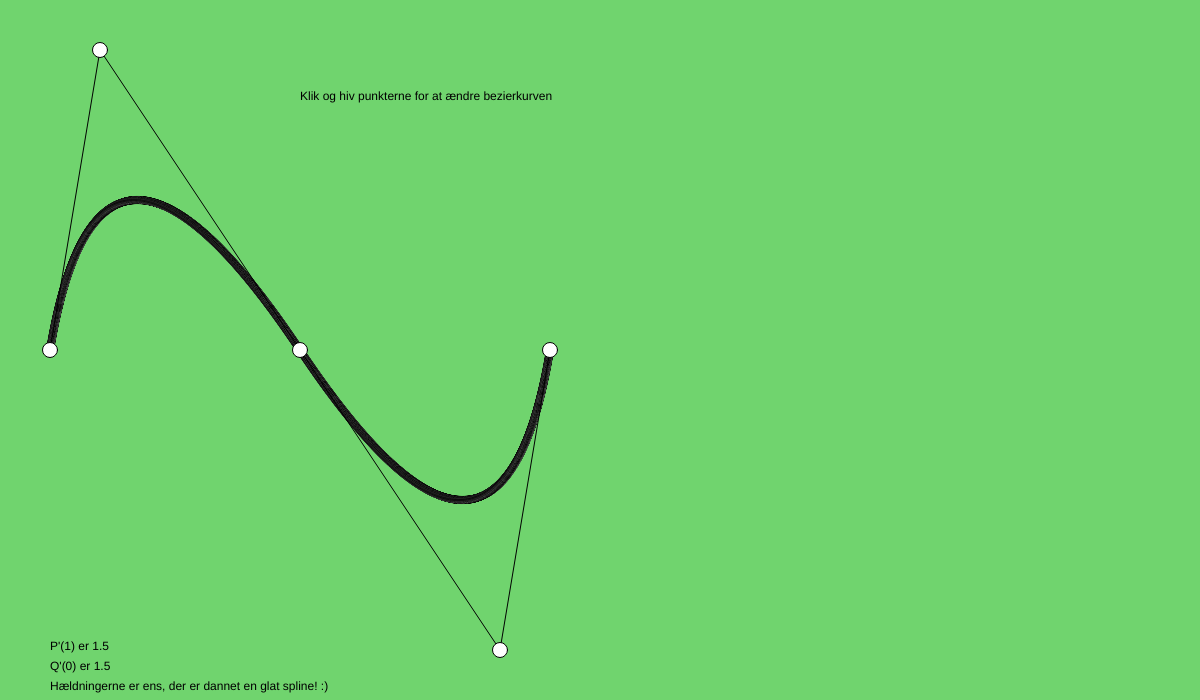
Frame 1 (no input)
Frame 60 (no input): identical to frame 1, image omitted
Frame 120 (the mouse pressed at the canvas centre since frame 60): identical to frame 1, image omitted

The p5.js sketch that drew this single still picture (run headless with seeded random() and noise() and a simulated clock; from frame 60 on, the mouse is pressed at the canvas centre):

// p5.js sketch
// ── sketch.js
//KODE FRA ANDERS
//MANGO??
let P0 = {x: 50, y: 350, relativX: undefined, relativY: undefined};
let P1 = {x: 100, y: 50, relativX: undefined, relativY: undefined};
let P2 = {x: 300, y: 350, relativX: undefined, relativY: undefined};
let P3 = {x: 500, y: 650, relativX: undefined, relativY: undefined};
let P4 = {x: 550, y: 350, relativX: undefined, relativY: undefined};
let A = {x: undefined, y: undefined};
let B = {x: undefined, y: undefined};

let C = {x: undefined, y: undefined};
let D = {x: undefined, y: undefined};
//let E = {x: undefined, y: undefined};
let Q = {x: undefined, y: undefined};
let P = {x: undefined, y: undefined};

let t=0
let pd=15

let bezierPoints = [P0,P1,P2,P3,P4]

function setup() {
  createCanvas(1200, 700);
} 

function draw() {
  background(220);
  movePoint()
  calcD()
  for(let t=0; t<1; t+=0.001){
    calcBezier(t);
    //calcD();
    drawBezier();
  }
  text("Klik og hiv punkterne for at ændre bezierkurven",300,100)
  supportLines()
  drawPoints()
}

function calcBezier(t){
  A.x=lerp(P0.x,P1.x,t)
  A.y=lerp(P0.y,P1.y,t)
  B.x=lerp(P1.x,P2.x,t)
  B.y=lerp(P1.y,P2.y,t)
  C.x=lerp(P2.x,P3.x,t)
  C.y=lerp(P2.y,P3.y,t)
  D.x=lerp(P3.x,P4.x,t)
  D.y=lerp(P3.y,P4.y,t)
  Q.x=lerp(C.x,D.x,t)
  Q.y=lerp(C.y,D.y,t) 
  P.x=lerp(A.x,B.x,t)
  P.y=lerp(A.y,B.y,t)
}

function calcD(){
  t = 1
  PxMærke = (2*(1-t)*((P1.x)-(P0.x))+2*t*((P2.x)-(P1.x)))
  PyMærke = (2*(1-t)*((P1.y)-(P0.y))+2*t*((P2.y)-(P1.y)))
  PHældning = PyMærke/PxMærke
  
  t = 0
  QxMærke = (2*(1-t)*((P3.x)-(P2.x))+2*t*((P4.x)-(P3.x)))
  QyMærke = (2*(1-t)*((P3.y)-(P2.y))+2*t*((P4.y)-(P3.y)))
  QHældning = QyMærke/QxMærke
  HældningTjek(PHældning,QHældning);

  text("P'(1) er "+PHældning,50,650)  
  text("Q'(0) er "+QHældning,50,670)  


}

function HældningTjek(PHældning,QHældning){
  if(PHældning==QHældning){
    //console.log('true')
    background(112, 212, 110)
    text("Hældningerne er ens, der er dannet en glat spline! :)",50,690)
  }
}

function supportLines(){
  line(P0.x,P0.y,P1.x,P1.y);
  line(P1.x,P1.y,P2.x,P2.y);
  line(P2.x,P2.y,P3.x,P3.y);  
  line(P3.x,P3.y,P4.x,P4.y);

}

function drawBezier(){
  circle(P.x,P.y,7);
  circle(Q.x,Q.y,7);
}

function drawPoints(){
  circle(P0.x,P0.y,pd);
  circle(P1.x,P1.y,pd);
  circle(P2.x,P2.y,pd);
  circle(P3.x,P3.y,pd);
  circle(P4.x,P4.y,pd);
}

function movePoint(){
  for(let i=0; i<bezierPoints.length;i++){
    if(bezierPoints[i].relativX!=undefined){
      bezierPoints[i].x=mouseX+bezierPoints[i].relativX
      bezierPoints[i].y=mouseY+bezierPoints[i].relativY
    }
  } 
}

function mousePressed(){
  for(let i=0; i<bezierPoints.length;i++){
    if(dist(bezierPoints[i].x,bezierPoints[i].y,mouseX,mouseY)<pd/2){
      bezierPoints[i].relativX=bezierPoints[i].x-mouseX
      bezierPoints[i].relativY=bezierPoints[i].y-mouseY
    }
  } 
}

function mouseReleased(){
  for(let i=0; i<bezierPoints.length;i++){
    bezierPoints[i].relativX=undefined
    bezierPoints[i].relativY=undefined
  } 
}

/*
/////////// version til et virkårligt antal punkter
let points = [ [0, 128], [128, 0], [256, 0], [384, 128] ]
function drawDecasteljau(points){
  for(let i = 0; i < 1; i+=0.001){
    let ps = crlPtReduceDeCasteljau (points, i)
    circle(ps[ps.length-1][0][0],ps[ps.length-1][0][1],10)
  }
}

//https://en.wikipedia.org/wiki/De_Casteljau%27s_algorithm 
function crlPtReduceDeCasteljau(points, t) {
    let retArr = [ points.slice () ];
	while (points.length > 1) {
        let midpoints = [];
		for (let i = 0; i+1 < points.length; ++i) {
			let ax = points[i][0];
			let ay = points[i][1];
			let bx = points[i+1][0];
			let by = points[i+1][1];
            // a * (1-t) + b * t = a + (b - a) * t
			midpoints.push([
				ax + (bx - ax) * t,
				ay + (by - ay) * t,
			]);
		}
        retArr.push (midpoints)
		points = midpoints;
	}
	return retArr;
}
////////////////
*/
